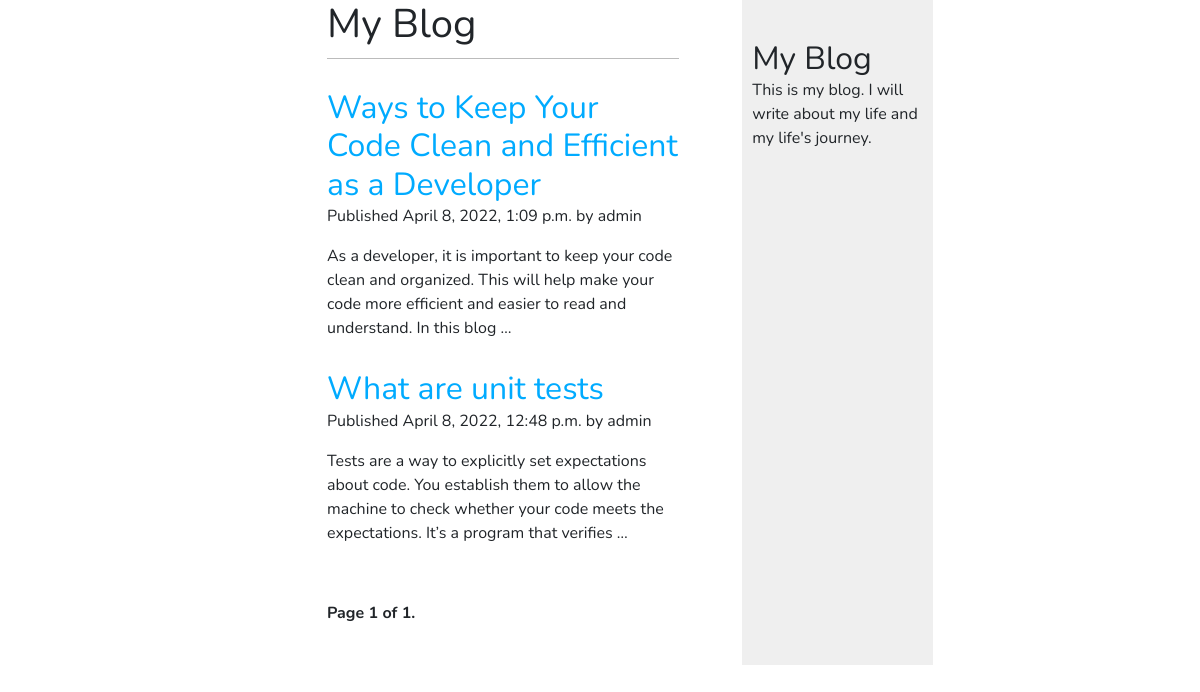
Before: / with the older database file.
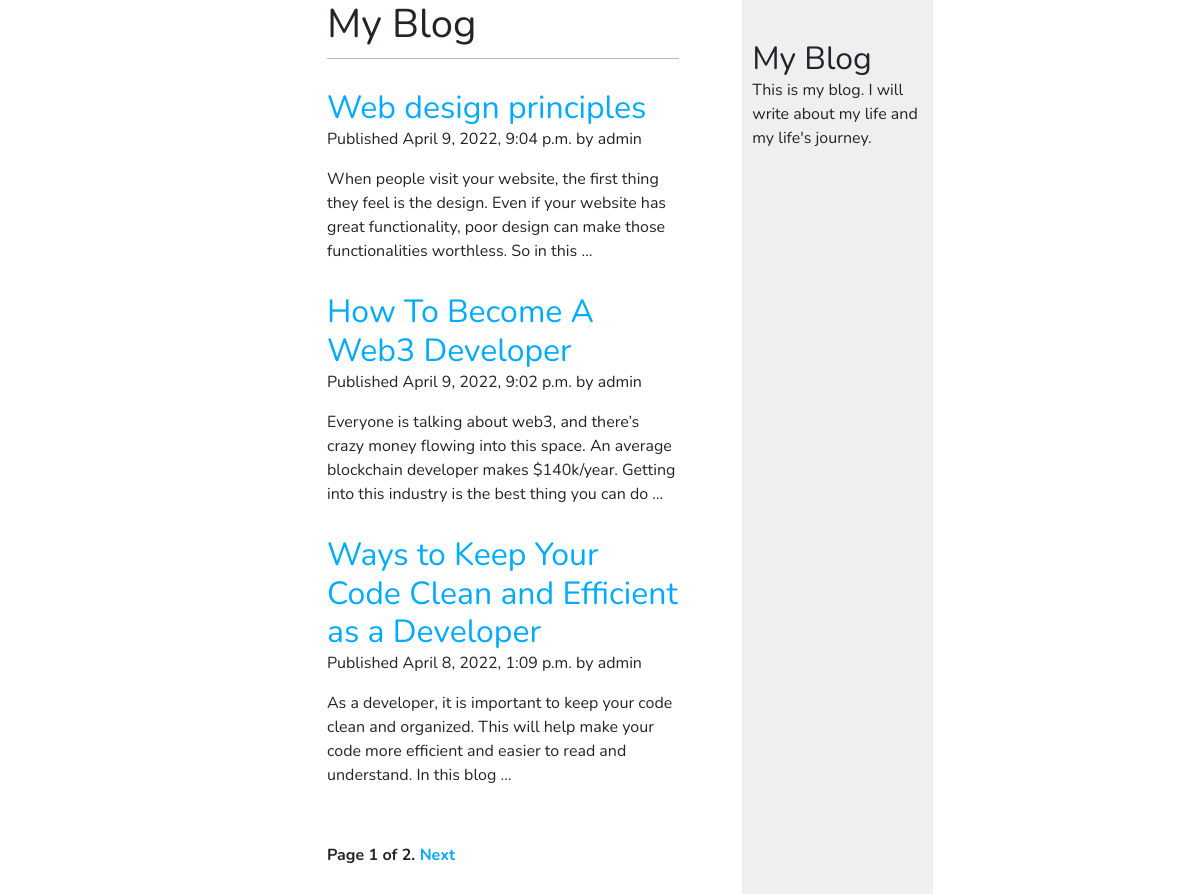
After: the same page with the newer database file.
### blog/models.py (models this page shows, shortened)
class Post(models.Model):
    STATUS_CHOISES = (
        ('draft', 'Draft'),
        ('published', 'Published'),
    )
    title = models.CharField(max_length=250)
    slug = models.SlugField(max_length=250, unique_for_date='publish')
    author = models.ForeignKey(User, on_delete=models.CASCADE, related_name='blog_posts')
    body = models.TextField()
    publish = models.DateTimeField(default=timezone.now)
    created = models.DateTimeField(auto_now_add=True)
    updated = models.DateTimeField(auto_now=True)
    status = models.CharField(max_length=10, choices=STATUS_CHOISES, default='draft')
    class Meta:
        ordering = ('-publish',)
    objects = models.Manager()
    published = PublishedManager()
    def get_absolute_url(self):
        return reverse('blog:post_detail', args=[self.publish.year, self.publish.month, self.publish.day, self.slug])

### blog/views.py (the view)
# urls.py: path('', views.post_list, name='post_list'),
def post_list(request):
    object_list = Post.published.all()
    paginator = Paginator(object_list, 3) # 3 posts in each page
    page = request.GET.get('page')
    try:
        posts = paginator.page(page)
    except PageNotAnInteger:
        posts = paginator.page(1)
    except EmptyPage:
        posts = paginator.page(paginator.num_pages)
    return render(request, 'blog/post/post_list.html', {'page': page, 'posts': posts})

### blog/models.py (called while the page is built)
    def get_queryset(self):
        return super().get_queryset().filter(status='published')

### blog/templates/blog/post/post_list.html (shortened to what this page needs)
{% extends "blog/base.html" %}
{% block content %}
<div class="container" id="content">
    <div class="row">
        <div class="col-md-12">
            <h1>My Blog</h1>
            {% for post in posts %}
            <div class="post">
                <h2>
                    <a href="{{ post.get_absolute_url }}">
                        {{ post.title }}
                    </a>
                </h2>
                <p>
                    Published {{ post.publish }} by {{ post.author }}
                </p>
                <p>{{ post.body|truncatewords:30|linebreaks }}</p>
            </div>
        {% endfor %}
    </div>
</div>
    {% include "blog/pagination.html" with page=posts %}
{% endblock %}

### blog/templates/blog/base.html (shortened to what this page needs)
{% load static %}
{% load bootstrap4 %}
<!DOCTYPE html>
<html lang="en">
<head>
    <link rel="stylesheet" href="{% static 'css/bootstrap.min.css' %}">
    <link rel="stylesheet" href="{% static 'css/blog.css' %}">
</head>
<body>
<div class="container">
    <div class="row">
        <div class="col-md-12 d-flex justify-content-center">
            <div id="content">
                {% block content %} {% endblock %}
            </div>
            <div id="sidebar">
                <h2>My Blog</h2>
                <p>This is my blog. I will write about my life and my life's journey.</p>
            </div>
        </div>
    </div>
</div>
</body>
</html>

### blog/templates/blog/pagination.html (shortened to what this page needs)
<div class="pagination">
    <span class="step-links">
        <span class="current">
            Page {{ page.number }} of {{ page.paginator.num_pages }}.
        </span>
        {% if page.has_next %}
            <a href="?page={{ page.next_page_number }}" class="next">Next</a>
        {% endif %}
    </span>
</div>

### blog/static/css/blog.css (style rules this page uses)
body { margin:0; padding:0; font-family: "Nunito", helvetica, sans-serif; }
a { color:#00abff; text-decoration:none; }
h1 { font-weight:normal; border-bottom:1px solid #bbb; padding:0 0 10px 0; }
h2 { font-weight:normal; margin:30px 0 0; }
#content { float:left; width:60%; padding:0 0 0 30px; }
#sidebar { float:right; width:30%; padding:10px; background:#efefef; height:100%; }
.pagination { margin:40px 0; font-weight:bold; }

Changed rows visible on the page:
no longer on this page (row unchanged): Post: title "What are unit tests", publish "April 8, 2022, 12:48 p.m.", author "admin", body "Tests are a way to explicitly set expectations about code. You establish them to allow the machine to check whether your code meets the expectations. It’s a program that verifies …"
added Post: title "Web design principles", publish "April 9, 2022, 9:04 p.m.", author "admin", body "When people visit your website, the first thing they feel is the design. Even if your website has great functionality, poor design can make those functionalities worthless. So in this …"
added Post: title "How To Become A Web3 Developer", publish "April 9, 2022, 9:02 p.m.", author "admin", body "Everyone is talking about web3, and there’s crazy money flowing into this space. An average blockchain developer makes $140k/year. Getting into this industry is the best thing you can do …"
Other visible differences:
{{ page.paginator.num_pages }}: "1" → "2"
text now shown: "Next"
